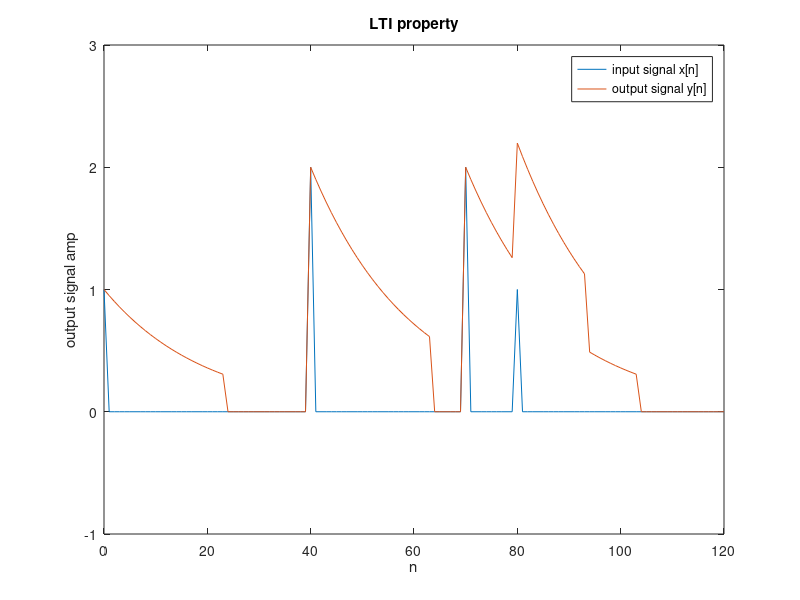

This chart was generated by the following MATLAB code:
problem3n = 0:1:120;
for i = 1:1:121
    if i>=0 && i<=24
        problem3h(i) = 0.95 .^ problem3n(i);
    else
        problem3h(i) = 0;
    end
end
d = @(n) double(n==0);
problem3x = d(problem3n)+2.*d(problem3n-40)+2.*d(problem3n-70)+d(problem3n-80);
length(problem3x)
plot(problem3n,problem3x);
hold on;
y = conv(problem3h,problem3x);
for i = 1:1:121
    problem3y(i) = y(i);
end
plot(problem3n,problem3y);

axis([0 120 -1 3])
xlabel("n");
ylabel("output signal amp");
title("LTI property");
legend("input signal x[n]","output signal y[n]");